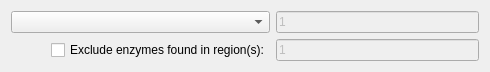
<?xml version="1.0" encoding="UTF-8"?>
<ui version="4.0">
 <class>GenbankStyleRegionSelector</class>
 <widget class="QWidget" name="GenbankStyleRegionSelector">
  <property name="geometry">
   <rect>
    <x>0</x>
    <y>0</y>
    <width>490</width>
    <height>70</height>
   </rect>
  </property>
  <property name="windowTitle">
   <string>Form</string>
  </property>
  <layout class="QGridLayout" name="gridLayout">
   <item row="0" column="0">
    <widget class="QComboBox" name="presetsComboBox">
     <property name="sizePolicy">
      <sizepolicy hsizetype="Expanding" vsizetype="Fixed">
       <horstretch>0</horstretch>
       <verstretch>0</verstretch>
      </sizepolicy>
     </property>
     <property name="sizeAdjustPolicy">
      <enum>QComboBox::AdjustToContents</enum>
     </property>
    </widget>
   </item>
   <item row="0" column="1">
    <widget class="QLineEdit" name="searchAreaLineEdit">
     <property name="enabled">
      <bool>false</bool>
     </property>
     <property name="text">
      <string>1</string>
     </property>
    </widget>
   </item>
   <item row="1" column="0">
    <layout class="QHBoxLayout" name="horizontalLayout_4">
     <item>
      <spacer name="horizontalSpacer">
       <property name="orientation">
        <enum>Qt::Horizontal</enum>
       </property>
       <property name="sizeHint" stdset="0">
        <size>
         <width>40</width>
         <height>20</height>
        </size>
       </property>
      </spacer>
     </item>
     <item>
      <widget class="QCheckBox" name="excludeEnzymesCheckBox">
       <property name="text">
        <string>Exclude enzymes found in region(s):</string>
       </property>
      </widget>
     </item>
    </layout>
   </item>
   <item row="1" column="1">
    <widget class="QLineEdit" name="excludeAreaLineEdit">
     <property name="enabled">
      <bool>false</bool>
     </property>
     <property name="text">
      <string>1</string>
     </property>
    </widget>
   </item>
  </layout>
 </widget>
 <resources/>
 <connections/>
</ui>
